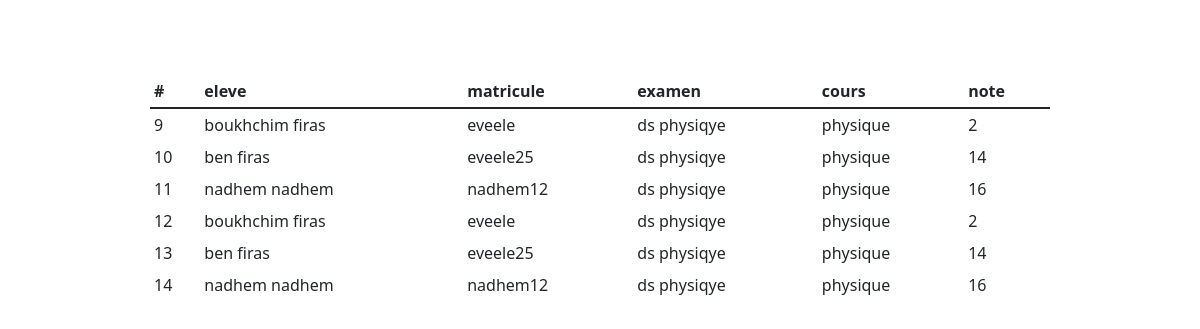
The app's page /notes/listes_notes.php?id=4 with its own data.
### tables this page shows
CREATE TABLE `notes` (
  `id_note` int NOT NULL,
  `examen` int NOT NULL,
  `eleve` int NOT NULL,
  `note` int NOT NULL
);

CREATE TABLE `utilisateur` (
  `id_utilisateur` int NOT NULL,
  `prenom` varchar(255) NOT NULL,
  `nom` varchar(255) NOT NULL,
  `cin` varchar(255) NOT NULL,
  `num_tel` int NOT NULL,
  `role` varchar(256) NOT NULL,
  `mdp` varchar(255) DEFAULT NULL
);

CREATE TABLE `eleve` (
  `utilisateur` int NOT NULL,
  `matricule` varchar(255) NOT NULL
);

CREATE TABLE `examen` (
  `id_examen` int NOT NULL,
  `nom_examen` varchar(255) DEFAULT NULL,
  `cours` int NOT NULL,
  `eleve` int DEFAULT '0',
  `date` date DEFAULT NULL
);

CREATE TABLE `cours` (
  `id_cours` int NOT NULL,
  `nom_cours` varchar(255) NOT NULL,
  `description` text,
  `date_ajout` date DEFAULT NULL,
  `enseignant` int NOT NULL
);

### notes/listes_notes.php (the view, shortened to what this page needs)
<!DOCTYPE html>
<html lang="en">
<head>
    <link href="https://cdn.jsdelivr.net/npm/bootstrap@5.3.0-alpha3/dist/css/bootstrap.min.css" rel="stylesheet">
</head>
<body>
<div class="container-fluid ">
  <div class="row justify-content-center">
<?php  require '../config.php' ?>
<table  class=" table-sm mx-auto w-75 justify-content" style="margin-top:75px;overflow:scroll;">
  <thead>
    <tr>
      <th scope="col">#</th>
      <th scope="col">eleve</th>
      <th scope="col">matricule</th>
      <th scope="col">examen</th>
      <th scope="col"> cours</th>
      <th scope="col"> note</th>
    </tr>
  </thead>
  <tbody class="table-group-divider">
 <?php
 try {
  $exam=$_GET['id'];
  $query="SELECT id_note,nom,prenom , matricule,nom_examen ,nom_cours , note FROM notes join examen on notes.examen=examen.id_examen join eleve on notes.eleve =eleve.utilisateur join utilisateur on eleve.utilisateur=utilisateur.id_utilisateur join cours on examen.cours=cours.id_cours where examen.id_examen=$exam ";
    $result = $db->query($query);
     while($row =$result->fetch(PDO::FETCH_ASSOC)){
        echo '<tr>';
        echo '<td>'.$row['id_note'].'</td>';
        echo'<td>'.$row['nom']." ".$row['prenom'].'</td>';
        echo '<td>'.$row['matricule'].'</td>';
        echo'<td>'.$row['nom_examen'].'</td>';
        echo'<td>'.$row['nom_cours'].'</td>';
        echo'<td>'.$row['note'].'</td>';
        ?>
     </tr>
        <?php
     }
echo'</tbody>
</table>';
    }
    catch(PDOException $e)
{
    echo "<br> Probleme de requete".$e->getMessage();
}
 ?>
  </div>
  </div>
</body>
</html>

### records on screen
notes: id_note "9", utilisateur.nom "boukhchim", utilisateur.prenom "firas", eleve.matricule "eveele", examen.nom_examen "ds physiqye", cours.nom_cours "physique", note "2"
notes: id_note "10", utilisateur.nom "ben", utilisateur.prenom "firas", eleve.matricule "eveele25", examen.nom_examen "ds physiqye", cours.nom_cours "physique", note "14"
notes: id_note "11", utilisateur.nom "nadhem", utilisateur.prenom "nadhem", eleve.matricule "nadhem12", examen.nom_examen "ds physiqye", cours.nom_cours "physique", note "16"
notes: id_note "12", utilisateur.nom "boukhchim", utilisateur.prenom "firas", eleve.matricule "eveele", examen.nom_examen "ds physiqye", cours.nom_cours "physique", note "2"
notes: id_note "13", utilisateur.nom "ben", utilisateur.prenom "firas", eleve.matricule "eveele25", examen.nom_examen "ds physiqye", cours.nom_cours "physique", note "14"
notes: id_note "14", utilisateur.nom "nadhem", utilisateur.prenom "nadhem", eleve.matricule "nadhem12", examen.nom_examen "ds physiqye", cours.nom_cours "physique", note "16"
